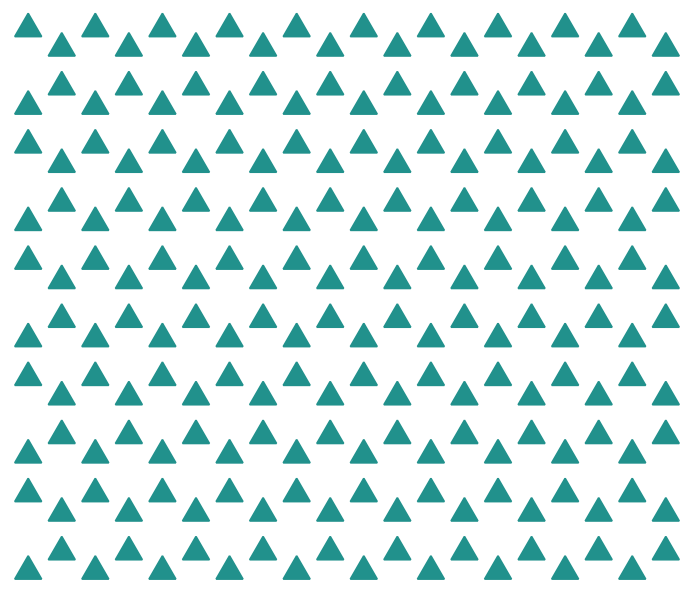
#> input picture src/ref.png, 692 x 593 px, found by its file name
$ python cv.py
#> lines starting #> are read from the running program, lines starting #| are printed output that depends on the picture; after the words box and inside, x2 and y2 are one past the last pixel; in counts of white or black regions, pixels touching at a corner belong together
import cv2
import numpy as np
import matplotlib.pyplot as plt
import math
from scipy.optimize import linear_sum_assignment


def get_triangles(file_path):
    image_raw = cv2.imread(file_path) #afbeelding inlezen
    if image_raw is None:
        return None, []

    scale = 800 / image_raw.shape[1] #afbeelding schalen naar 800 pixels
    img = cv2.resize(image_raw, (800, int(image_raw.shape[0] * scale)))

    gray = cv2.cvtColor(img, cv2.COLOR_BGR2GRAY) #afbeelding omzetten naar grijswaarden
    blur = cv2.GaussianBlur(gray, (3, 3), 0) #Guassian blur om kleine blur te voorkomen maar (3, 3) relatief kleine blur

    _, thresh = cv2.threshold(blur, 0, 255, cv2.THRESH_BINARY_INV + cv2.THRESH_OTSU) #zet grijswaarden om in zwart-witafbeelding en OpenCV kiest automatisch geschikte grenswaarde
    contours, _ = cv2.findContours(thresh, cv2.RETR_EXTERNAL, cv2.CHAIN_APPROX_SIMPLE) #OpenCV zoekt omtrekken witte objecten enkel buitenomtrek

    triangles = [] #lijst om gevonden driehoeken aan toe te voegen

    for cnt in contours: #loopt door alle gevonden contouren door om ruis te vermijden
        if cv2.contourArea(cnt) < 50:  #gevonden driehoeken kleiner dan 50 pixels genegeerd
            continue

        peri = cv2.arcLength(cnt, True) #lengte contourrand berekend
        approx = cv2.approxPolyDP(cnt, 0.03 * peri, True)

        if len(approx) == 3:  #enkel contouren met 3 hoeken geaccepteerd als driehoek
            M = cv2.moments(cnt)
            if M["m00"] == 0: continue #zoekt centrum driehoek
            cX = int(M["m10"] / M["m00"])  #centrum contour x
            cY = int(M["m01"] / M["m00"]) #centrum contour y

            points = approx.reshape(-1, 2) #hoekpunten van de driehoek opgehaald

            sorted_points = points[points[:, 1].argsort()]
            p1, p2 = sorted_points[1], sorted_points[2]
            dx = p2[0] - p1[0] #vector van de basis
            dy = p2[1] - p1[1]

            hoek = math.degrees(math.atan2(dy, dx)) #hoek basislijn berekend

            if hoek > 90:
                hoek -= 180
            elif hoek < -90:
                hoek += 180

            triangles.append({'pos': (cX, cY),'hoek': hoek,'cnt': approx}) #driehoeken opgeslagen in de lijst met positie, hoek en benaderde contour

    return img, triangles


def angle_difference_deg(a, b):
    diff = a - b
    diff = (diff + 180) % 360 - 180
    return diff


def match_triangles_global(ref_triangles, new_triangles, max_cost=150, angle_weight=2.0):


    n_ref = len(ref_triangles) #counts how many reference triangles detected
    n_new = len(new_triangles) #counts how many new triangles detected

    if n_ref == 0 or n_new == 0: #list will be empty when it can't match the both
        return []

    cost_matrix = np.zeros((n_new, n_ref)) #via een cost matrix krijg je de grootst mogelijke kans dat ze matchen

    for i, new_tri in enumerate(new_triangles):
        for j, ref_tri in enumerate(ref_triangles):
            dx = new_tri['pos'][0] - ref_tri['pos'][0] # verplaatsing tussen de nieuwe en referentie driehoek
            dy = new_tri['pos'][1] - ref_tri['pos'][1]

            pos_dist = math.sqrt(dx**2 + dy**2)

            angle_diff = abs(angle_difference_deg(new_tri['hoek'], ref_tri['hoek']))
            cost = pos_dist + angle_weight * angle_diff
            cost_matrix[i, j] = cost

    new_indices, ref_indices = linear_sum_assignment(cost_matrix)
    matches = []

    for new_i, ref_j in zip(new_indices, ref_indices):
        cost = cost_matrix[new_i, ref_j]

        if cost <= max_cost:
            new_tri = new_triangles[new_i]
            ref_tri = ref_triangles[ref_j]

            dx = new_tri['pos'][0] - ref_tri['pos'][0]
            dy = new_tri['pos'][1] - ref_tri['pos'][1]
            dtheta = angle_difference_deg(new_tri['hoek'], ref_tri['hoek'])

            matches.append({
                "new_index": new_i,
                "ref_index": ref_j,
                "new_tri": new_tri,
                "ref_tri": ref_tri,
                "new_pos": new_tri["pos"],
                "ref_pos": ref_tri["pos"],
                "dx": dx,
                "dy": dy,
                "dtheta": dtheta,
                "cost": cost
            })

    return matches

ref_img, ref_triangles = get_triangles(r"./src/ref.png")  #dit is de referentie of beginwaarden
#> in get_triangles, image_raw is the input picture: shape (593, 692, 3); mean B, G, R 233.6, 234.5, 213.7
#> in get_triangles, `gray = cv2.cvtColor(img, cv2.COLOR_BGR2GRAY)`:
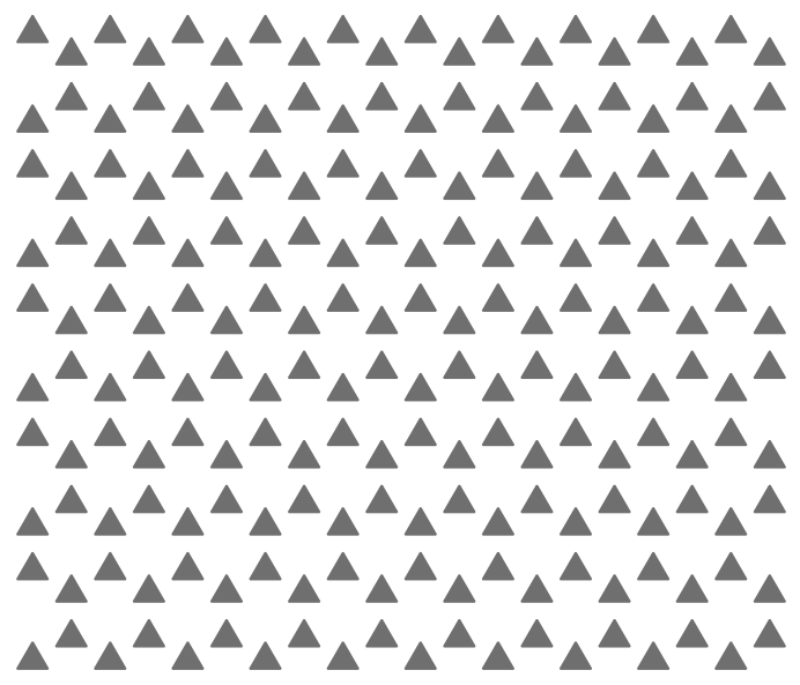
#> gray: shape (685, 800); min 111, max 255, mean 228.3
#> in get_triangles, `_, thresh = cv2.threshold(blur, 0, 255, cv2.THRESH_BINARY_INV + cv2.TH..`:
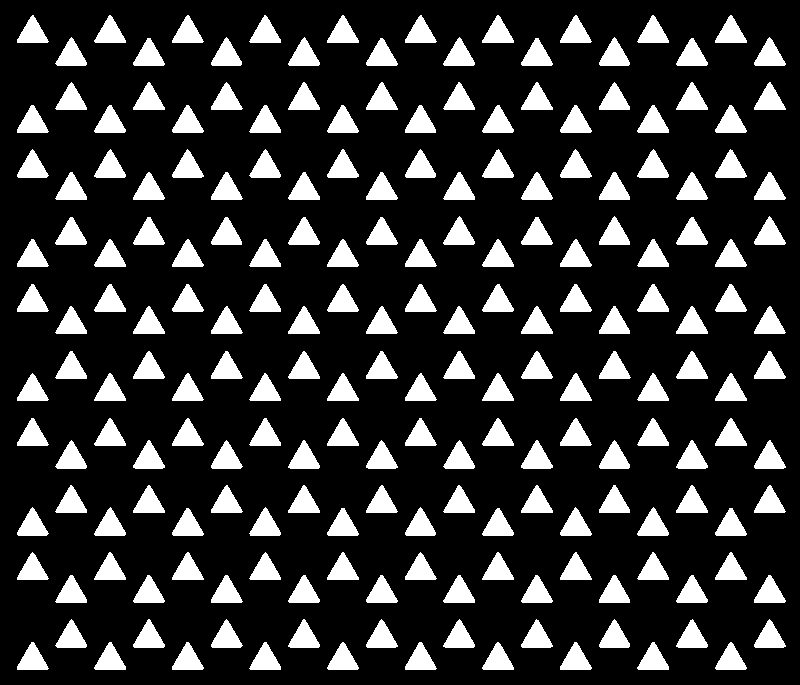
#> thresh: shape (685, 800); 18.8% white; 200 white regions
#> in get_triangles, `contours, _ = cv2.findContours(thresh, cv2.RETR_EXTERNAL, cv2.CHAIN_AP..`: contours = 200 contours; largest, box (x1, y1, x2, y2) and area: (288, 440, 320, 469) 485, (133, 619, 165, 648) 484, (754, 440, 786, 469) 484, (521, 440, 553, 469) 484, (133, 440, 165, 469) 484
#> the loop in get_triangles, `for cnt in contours:` made 200 passes
#> (peri, cX, cY, points, sorted_points, dx, dy, hoek) on passes 13, 18, 20, 35, 40, 45: (97.25, 614, 637, [[614, 619], [600, 647], [629, 646]], [[614, 619], [629, 646], [600, 647]], -29, 1, -1.97), (98.08, 226, 637, [[226, 619], [212, 647], [242, 645]], [[226, 619], [242, 645], [212, 647]], -30, 2, -3.81), (98.08, 70, 637, [[71, 619], [57, 647], [86, 646]], [[71, 619], [86, 646], [57, 647]], -29, 1, -1.97), (97.25, 420, 569, [[436, 578], [420, 552], [405, 579]], [[420, 552], [436, 578], [405, 579]], -31, 1, -1.85), (97.25, 32, 569, [[48, 578], [32, 552], [17, 577]], [[32, 552], [17, 577], [48, 578]], 31, 1, 1.85), (98.67, 652, 525, [[653, 507], [638, 535], [668, 534]], [[653, 507], [668, 534], [638, 535]], -30, 1, -1.91)
#> (peri, cX, cY, sorted_points, dx, dy, hoek) on passes 1 to 6: (97.25, 730, 659, [[730, 642], [715, 668], [745, 669]], 30, 1, 1.91), (98.43, 652, 659, [[652, 642], [637, 668], [668, 669]], 31, 1, 1.85), (98.43, 575, 659, [[574, 642], [560, 669], [590, 669]], 30, 0, 0), (97.84, 497, 659, [[497, 642], [482, 668], [513, 669]], 31, 1, 1.85), (98.43, 420, 659, [[419, 642], [405, 669], [435, 669]], 30, 0, 0), (97.25, 342, 659, [[342, 642], [327, 668], [357, 669]], 30, 1, 1.91)
new_img, new_triangles = get_triangles(r"./src/new.png") #hier wordt nieuwe afbeelding ingelezen, maar dit wordt de output van Ross zijn gegenereerde afbeeldingen
#> call 2 of get_triangles, with file_path = './src/new.png'
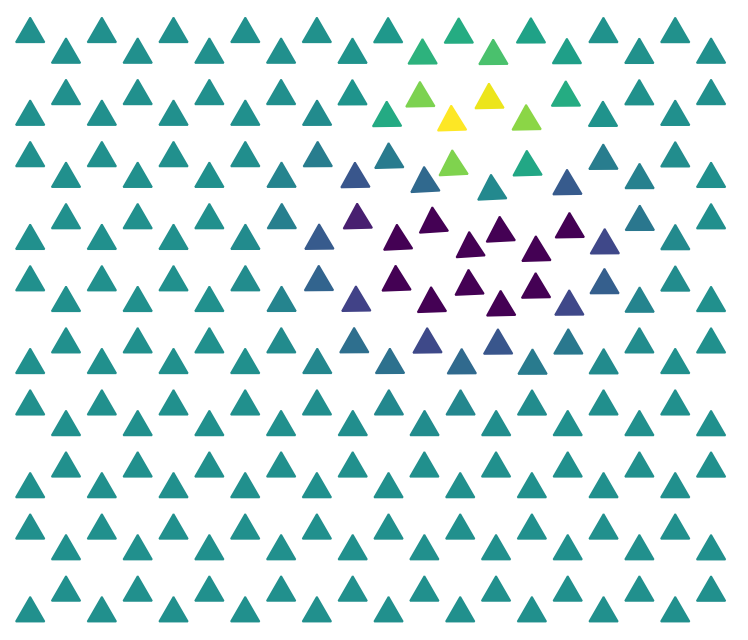
#> input picture src/new.png, 748 x 640 px, found by its file name
#> in get_triangles, image_raw is the input picture: shape (640, 748, 3); mean B, G, R 233.5, 233.2, 216.6
#> in get_triangles (call 2), `gray = cv2.cvtColor(img, cv2.COLOR_BGR2GRAY)`:
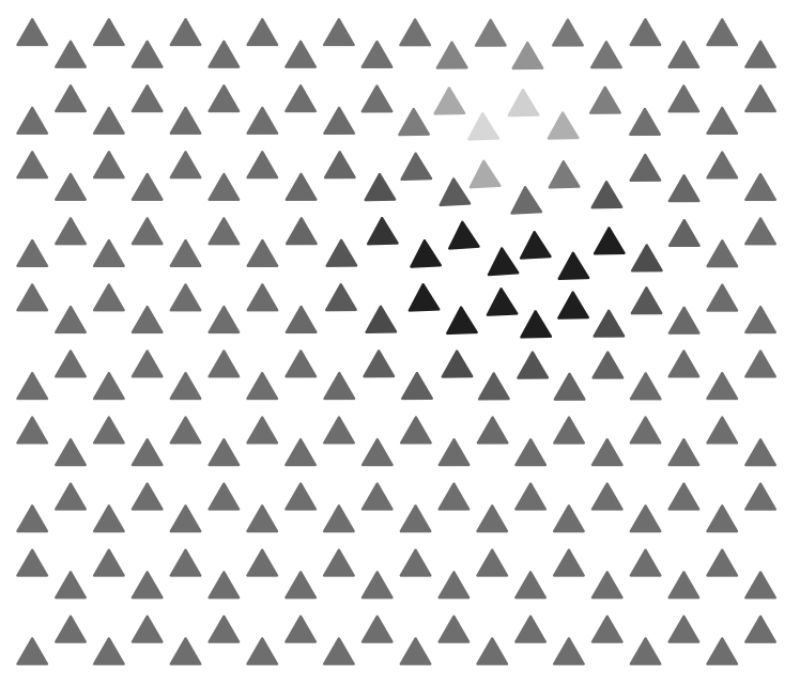
#> gray: shape (684, 800); min 30, max 255, mean 228.2
#> in get_triangles (call 2), `_, thresh = cv2.threshold(blur, 0, 255, cv2.THRESH_BINARY_INV + cv2.TH..`:
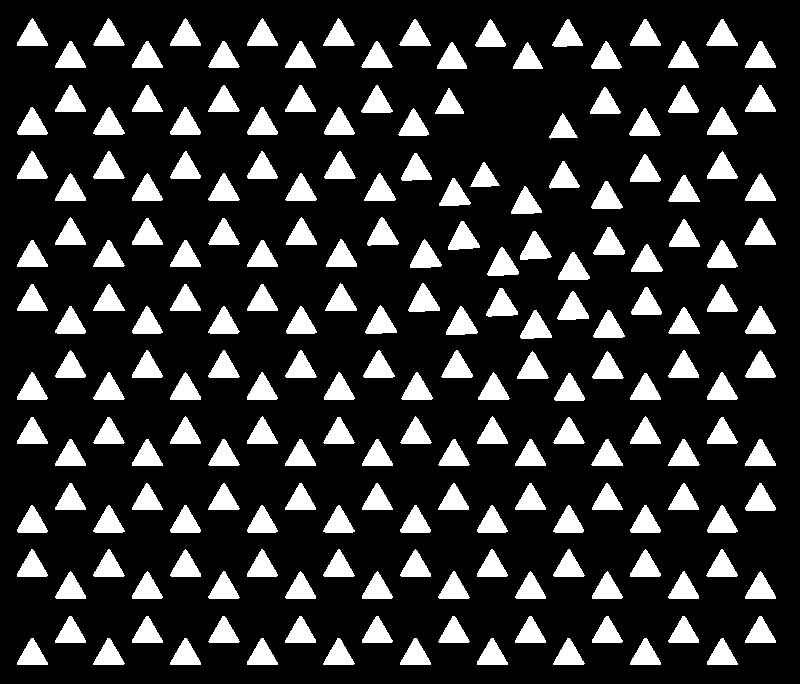
#> thresh: shape (684, 800); 17.8% white; 198 white regions, largest, box (x1, y1, x2, y2) and area: (487, 247, 519, 276) 533, (557, 291, 589, 320) 533, (446, 306, 478, 335) 533

print(f"Aantal referentie driehoeken gevonden: {len(ref_triangles)}")
#| Aantal referentie driehoeken gevonden: 200
print(f"Aantal nieuwe driehoeken gevonden: {len(new_triangles)}")  #aantal driehoeken in nieuwe
#| Aantal nieuwe driehoeken gevonden: 198

matches = match_triangles_global(
    ref_triangles,
    new_triangles,
    max_cost=150,
    angle_weight=2.0
)
#> after the loop in match_triangles_global, `for i, new_tri in enumerate(new_triangles):`:
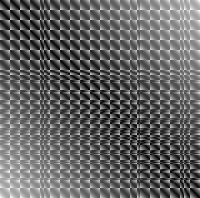
#> cost_matrix: shape (198, 200) float64; min 0.255, max 954.3, mean 377.8; drawn with min black and max white
#> the loop in match_triangles_global, `for new_i, ref_j in zip(new_indices, ref_indices):` made 198 passes
#> ref_j on passes 1 to 3: 0, 1, 2

print(f"Aantal matches gevonden: {len(matches)}")
#| Aantal matches gevonden: 198

for match in matches:
    new_i = match["new_index"]
    ref_i = match["ref_index"]

    new_tri = match["new_tri"]
    ref_tri = match["ref_tri"]

    verplaatsing_x = match["dx"]
    verplaatsing_y = match["dy"]
    verschil_hoek = match["dtheta"]
    cv2.drawContours(new_img, [new_tri['cnt']], -1,(0, 255, 0), 2)# contour van nieuwe driehoek
    cv2.putText(new_img, str(ref_i),(new_tri['pos'][0] - 10, new_tri['pos'][1] + 5), #matcht een nummer met elke afbeelding hier gaat het van rechtsonder naar linksboven
        cv2.FONT_HERSHEY_SIMPLEX, 0.4,(255, 0, 0),1)

    print(
        f"Ref driehoek {ref_i} -> Nieuwe driehoek {new_i}: "
        f"RefPos={ref_tri['pos']}, "
        f"NewPos={new_tri['pos']}, "
        f"Verplaatsing=({verplaatsing_x}, {verplaatsing_y}), "
        f"Hoekverschil={verschil_hoek:.2f}, "
        f"Cost={match['cost']:.2f}"
    )
#> this loop made 198 passes
#| Ref driehoek 0 -> Nieuwe driehoek 0: RefPos=(730, 659), NewPos=(721, 654), Verplaatsing=(-9, -5), Hoekverschil=-1.91, Cost=14.11
#| Ref driehoek 1 -> Nieuwe driehoek 1: RefPos=(652, 659), NewPos=(645, 654), Verplaatsing=(-7, -5), Hoekverschil=-1.85, Cost=12.30
#| Ref driehoek 2 -> Nieuwe driehoek 2: RefPos=(575, 659), NewPos=(568, 654), Verplaatsing=(-7, -5), Hoekverschil=0.00, Cost=8.60
#| Ref driehoek 3 -> Nieuwe driehoek 3: RefPos=(497, 659), NewPos=(491, 654), Verplaatsing=(-6, -5), Hoekverschil=-1.85, Cost=11.51
#| Ref driehoek 4 -> Nieuwe driehoek 4: RefPos=(420, 659), NewPos=(415, 654), Verplaatsing=(-5, -5), Hoekverschil=0.00, Cost=7.07
#| Ref driehoek 5 -> Nieuwe driehoek 5: RefPos=(342, 659), NewPos=(338, 654), Verplaatsing=(-4, -5), Hoekverschil=-1.91, Cost=10.22
#| Ref driehoek 6 -> Nieuwe driehoek 6: RefPos=(264, 659), NewPos=(261, 654), Verplaatsing=(-3, -5), Hoekverschil=-1.85, Cost=9.53
#| Ref driehoek 7 -> Nieuwe driehoek 7: RefPos=(187, 659), NewPos=(185, 654), Verplaatsing=(-2, -5), Hoekverschil=0.00, Cost=5.39
#> (further printed lines are left out)
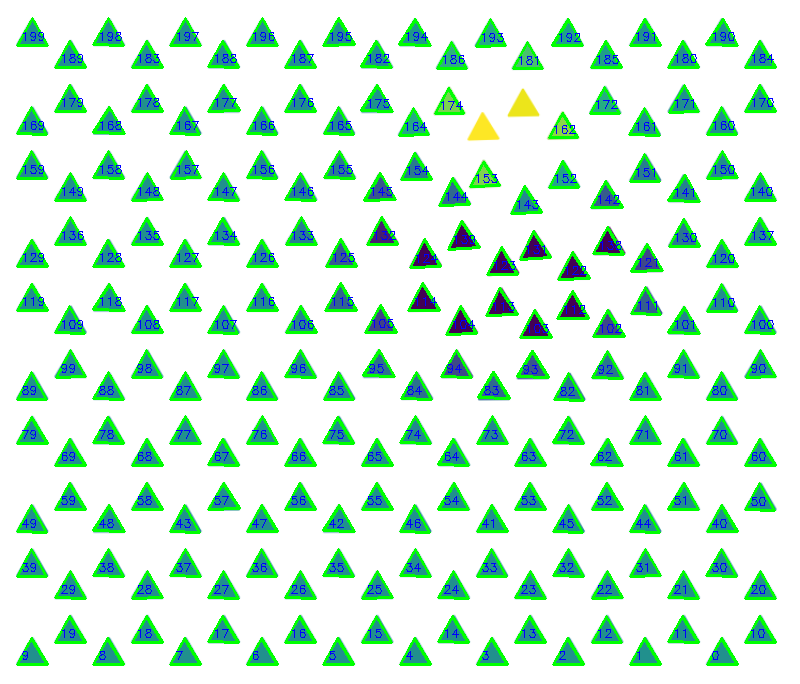
#> new_img: shape (684, 800, 3); mean B, G, R 221.4, 239.3, 208.5

matched_ref_indices = set(match["ref_index"] for match in matches)
all_ref_indices = set(range(len(ref_triangles)))

unmatched_ref_indices = all_ref_indices - matched_ref_indices

if unmatched_ref_indices:
    print("\nNiet-gematchte referentiedriehoeken:")
    for idx in sorted(unmatched_ref_indices):
        print(f"Ref driehoek {idx}, Pos={ref_triangles[idx]['pos']}")
#> this loop made 2 passes
#> idx on passes 1 to 2: 163, 173


plt.figure(figsize=(12, 8))
plt.imshow(cv2.cvtColor(new_img, cv2.COLOR_BGR2RGB))
plt.title("Genummerde Driehoeken met Global Matching")
plt.axis('off')
plt.show()
